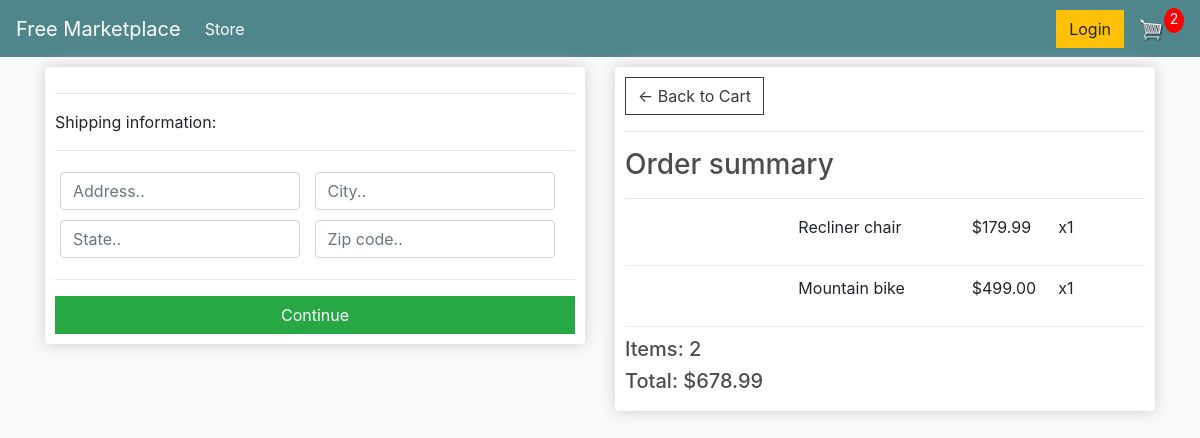
Screenshot of /checkout/ (signed in) with the database file from the repository.
### store/models.py (models this page shows, shortened)
class OrderItem(models.Model):
    product = models.ForeignKey(
        Product, on_delete=models.SET_NULL, blank=True, null=True
    )
    order = models.ForeignKey(Order, on_delete=models.SET_NULL, blank=True, null=True)
    quantity = models.IntegerField(default=0, null=True, blank=True)
    date_added = models.DateTimeField(auto_now_add=True)
    @property
    def get_total(self):
        total = self.product.price * self.quantity
        return total

class Product(models.Model):
    name = models.CharField(max_length=200)
    price = models.DecimalField(max_digits=7, decimal_places=2)
    digital = models.BooleanField(default=False, null=True, blank=True)
    image = models.ImageField(null=True, blank=True)
    @property
    def imageURL(self):
        try:
            url = self.image.url
        except:
            url = ""
        return url

class Order(models.Model):
    customer = models.ForeignKey(
        Customer, on_delete=models.SET_NULL, null=True, blank=True
    )
    date_ordered = models.DateTimeField(auto_now_add=True)
    complete = models.BooleanField(default=False, null=True, blank=False)
    transaction_id = models.CharField(max_length=100, null=True)
    @property
    def shipping(self):
        shipping = False
        orderitems = self.orderitem_set.all()
        for i in orderitems:
            if i.product.digital == False:
                shipping = True
        return shipping
    @property
    def get_cart_total(self):
        orderitems = self.orderitem_set.all()
        total = sum([item.get_total for item in orderitems])
        return total
    @property
    def get_cart_items(self):
        orderitems = self.orderitem_set.all()
        total = sum([item.quantity for item in orderitems])
        return total

### store/views.py (the view)
# urls.py: path("checkout/", views.checkout, name="checkout"),
def checkout(request):
    data = cartData(request)
    cartItems = data["cartItems"]
    order = data["order"]
    items = data["items"]
    context = {"items": items, "order": order, "cartItems": cartItems}
    return render(request, "store/checkout.html", context)

### store/utils.py (called while the page is built)
def cartData(request):
    if request.user.is_authenticated:
        customer = request.user.customer
        order, created = Order.objects.get_or_create(customer=customer, complete=False)
        items = order.orderitem_set.all()
        cartItems = order.get_cart_items
    else:
        cookieData = cookieCart(request)
        cartItems = cookieData["cartItems"]
        order = cookieData["order"]
        items = cookieData["items"]
    return {"cartItems": cartItems, "order": order, "items": items}

### store/templates/store/checkout.html (shortened to what this page needs)
{% extends 'store/main.html' %}
{% load static %}
{% load humanize %}
{% block content %}
<div class="row">
	<div class="col-lg-6">
		<div class="box-element" id="form-wrapper">
			<form id="form">
				<div id="shipping-info">
					<hr>
					<p>Shipping information:</p>
					<hr>
					<div class="form-field">
						<input type="text" class="form-control" name="address" placeholder="Address..">
					</div>
					<div class="form-field">
						<input type="text" class="form-control" name="city" placeholder="City..">
					</div>
					<div class="form-field">
						<input type="text" class="form-control" name="state" placeholder="State..">
					</div>
					<div class="form-field">
						<input type="text" class="form-control" name="zipcode" placeholder="Zip code..">
					</div>
				</div>
				<hr>
				<input id="form-button" class="btn btn-success btn-block" type="submit" value="Continue">
			</form>
		</div>
		<br>
	</div>
	<div class="col-lg-6">
		<div class="box-element">
			<a href="{% url 'cart' %}" class="btn btn-outline-dark">&#x2190; Back to Cart</a>
			<hr>
			<h3>Order summary</h3>
			<hr>
			{% for item in items %}
			<div class="cart-row">
				<div style="flex: 2;"><img src="{{item.product.imageURL}}" alt="" class="row-image"></div>
				<div style="flex: 2;">{{item.product.name}}</div>
				<div style="flex: 1;">${{item.product.price}}</div>
				<div style="flex: 1;">x{{item.quantity}}</p></div>
			</div>
			{% endfor %}
			<h5>Items: {{order.get_cart_items}}</h5>
			<h5>Total: ${{order.get_cart_total}}</h5>
		</div>
	</div>
</div>
{% endblock content %}

### static/css/main.css (style rules this page uses)
body { background-color: hsl(0, 0%, 98%); }
h1,h2,h3,h4,h5,h6 { color:hsl(0, 0%, 30%); }
.box-element { box-shadow:hsl(0, 0%, 80%) 0 0 16px; background-color: #fff; border-radius: 4px; padding: 10px; }
.col-lg-4, .col-lg-6, .col-lg-8, .col-lg-12 { margin-top: 10px; }
.btn { border-radius: 0; }
.form-field { width:250px; display: inline-block; padding: 5px; }
.cart-row { display: flex; align-items: flex-stretch; padding-bottom: 10px; margin-bottom: 10px; border-bottom: 1px solid #ececec; }

### rows the page displays
OrderItem: product.name "Recliner chair", product.price "179.99", quantity "1"
OrderItem: product.name "Mountain bike", product.price "499.00", quantity "1"
Order: get_cart_items "2", get_cart_total "678.99"

### other values shown
{{ cartItems }} "2"
